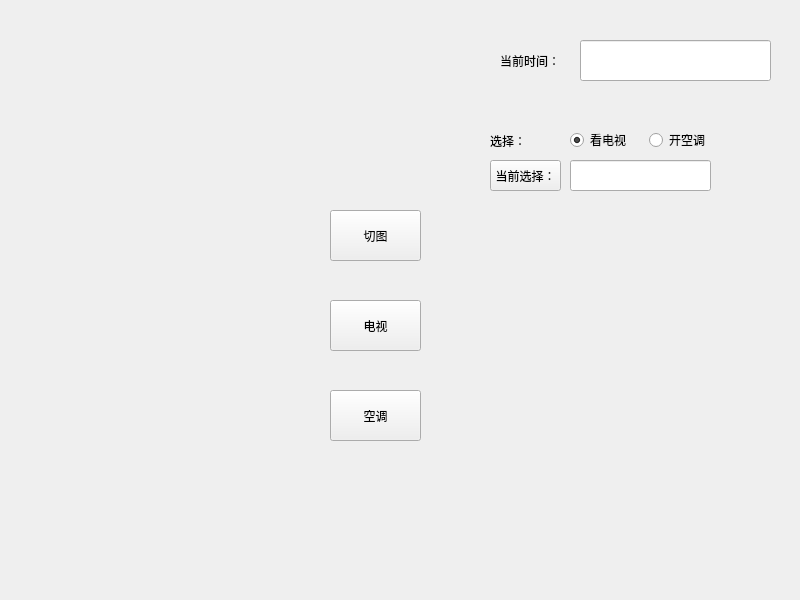
<?xml version="1.0" encoding="UTF-8"?>
<ui version="4.0">
 <class>SubWidget</class>
 <widget class="QWidget" name="SubWidget">
  <property name="geometry">
   <rect>
    <x>0</x>
    <y>0</y>
    <width>800</width>
    <height>600</height>
   </rect>
  </property>
  <property name="windowTitle">
   <string>Form</string>
  </property>
  <widget class="QPushButton" name="btn_image">
   <property name="geometry">
    <rect>
     <x>330</x>
     <y>210</y>
     <width>91</width>
     <height>51</height>
    </rect>
   </property>
   <property name="text">
    <string>切图</string>
   </property>
  </widget>
  <widget class="QPushButton" name="btn_tv">
   <property name="geometry">
    <rect>
     <x>330</x>
     <y>300</y>
     <width>91</width>
     <height>51</height>
    </rect>
   </property>
   <property name="text">
    <string>电视</string>
   </property>
  </widget>
  <widget class="QPushButton" name="btn_ac">
   <property name="geometry">
    <rect>
     <x>330</x>
     <y>390</y>
     <width>91</width>
     <height>51</height>
    </rect>
   </property>
   <property name="text">
    <string>空调</string>
   </property>
  </widget>
  <widget class="QLabel" name="lb_time">
   <property name="geometry">
    <rect>
     <x>500</x>
     <y>40</y>
     <width>61</width>
     <height>41</height>
    </rect>
   </property>
   <property name="text">
    <string>当前时间：</string>
   </property>
  </widget>
  <widget class="QLineEdit" name="le_time">
   <property name="geometry">
    <rect>
     <x>580</x>
     <y>40</y>
     <width>191</width>
     <height>41</height>
    </rect>
   </property>
  </widget>
  <widget class="QLabel" name="lb_image">
   <property name="geometry">
    <rect>
     <x>60</x>
     <y>40</y>
     <width>201</width>
     <height>181</height>
    </rect>
   </property>
   <property name="text">
    <string/>
   </property>
   <property name="pixmap">
    <pixmap resource="main.qrc">:/icon/register.png</pixmap>
   </property>
  </widget>
  <widget class="QLabel" name="label">
   <property name="geometry">
    <rect>
     <x>490</x>
     <y>130</y>
     <width>71</width>
     <height>21</height>
    </rect>
   </property>
   <property name="text">
    <string>选择：</string>
   </property>
  </widget>
  <widget class="QLineEdit" name="le_select">
   <property name="geometry">
    <rect>
     <x>570</x>
     <y>160</y>
     <width>141</width>
     <height>31</height>
    </rect>
   </property>
  </widget>
  <widget class="QPushButton" name="pb_select">
   <property name="geometry">
    <rect>
     <x>490</x>
     <y>160</y>
     <width>71</width>
     <height>31</height>
    </rect>
   </property>
   <property name="text">
    <string>当前选择：</string>
   </property>
  </widget>
  <widget class="QWidget" name="">
   <property name="geometry">
    <rect>
     <x>570</x>
     <y>130</y>
     <width>151</width>
     <height>20</height>
    </rect>
   </property>
   <layout class="QHBoxLayout" name="horizontalLayout">
    <item>
     <widget class="QRadioButton" name="rb_tv">
      <property name="enabled">
       <bool>true</bool>
      </property>
      <property name="text">
       <string>看电视</string>
      </property>
      <property name="checked">
       <bool>true</bool>
      </property>
     </widget>
    </item>
    <item>
     <widget class="QRadioButton" name="rb_ac">
      <property name="text">
       <string>开空调</string>
      </property>
     </widget>
    </item>
   </layout>
  </widget>
 </widget>
 <resources>
  <include location="main.qrc"/>
 </resources>
 <connections/>
</ui>
